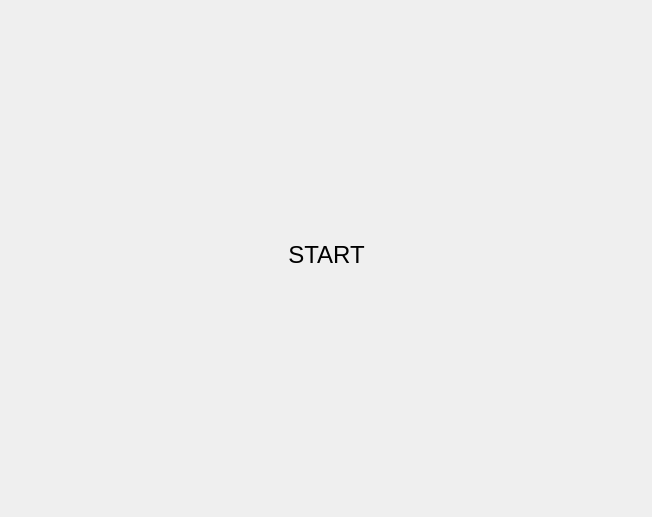
<?xml version="1.0" encoding="UTF-8"?>
<ui version="4.0">
 <class>MainWindow</class>
 <widget class="QMainWindow" name="MainWindow">
  <property name="geometry">
   <rect>
    <x>0</x>
    <y>0</y>
    <width>652</width>
    <height>517</height>
   </rect>
  </property>
  <property name="sizePolicy">
   <sizepolicy hsizetype="Expanding" vsizetype="Expanding">
    <horstretch>0</horstretch>
    <verstretch>0</verstretch>
   </sizepolicy>
  </property>
  <property name="windowTitle">
   <string>MainWindow</string>
  </property>
  <property name="styleSheet">
   <string notr="true">
background-image: url(:/images/bg.png);
background-repeat: no-repeat;
background-position: center;
background-size: cover;</string>
  </property>
  <widget class="QWidget" name="centralwidget">
   <property name="sizePolicy">
    <sizepolicy hsizetype="Expanding" vsizetype="Expanding">
     <horstretch>0</horstretch>
     <verstretch>0</verstretch>
    </sizepolicy>
   </property>
   <layout class="QVBoxLayout" name="verticalLayout_2">
    <property name="spacing">
     <number>0</number>
    </property>
    <property name="leftMargin">
     <number>0</number>
    </property>
    <property name="topMargin">
     <number>0</number>
    </property>
    <property name="rightMargin">
     <number>0</number>
    </property>
    <property name="bottomMargin">
     <number>0</number>
    </property>
    <item>
     <widget class="QFrame" name="container">
      <property name="sizePolicy">
       <sizepolicy hsizetype="Expanding" vsizetype="Expanding">
        <horstretch>0</horstretch>
        <verstretch>0</verstretch>
       </sizepolicy>
      </property>
      <property name="autoFillBackground">
       <bool>false</bool>
      </property>
      <property name="styleSheet">
       <string notr="true"/>
      </property>
      <property name="frameShadow">
       <enum>QFrame::Sunken</enum>
      </property>
      <property name="lineWidth">
       <number>0</number>
      </property>
      <layout class="QVBoxLayout" name="verticalLayout">
       <item>
        <spacer name="verticalSpacer">
         <property name="orientation">
          <enum>Qt::Vertical</enum>
         </property>
         <property name="sizeHint" stdset="0">
          <size>
           <width>20</width>
           <height>40</height>
          </size>
         </property>
        </spacer>
       </item>
       <item>
        <widget class="QWidget" name="widget" native="true">
         <property name="styleSheet">
          <string notr="true">background-color: none;</string>
         </property>
         <layout class="QHBoxLayout" name="horizontalLayout">
          <item>
           <spacer name="horizontalSpacer">
            <property name="orientation">
             <enum>Qt::Horizontal</enum>
            </property>
            <property name="sizeHint" stdset="0">
             <size>
              <width>209</width>
              <height>20</height>
             </size>
            </property>
           </spacer>
          </item>
          <item>
           <widget class="QPushButton" name="pushButton">
            <property name="sizePolicy">
             <sizepolicy hsizetype="Preferred" vsizetype="Preferred">
              <horstretch>0</horstretch>
              <verstretch>0</verstretch>
             </sizepolicy>
            </property>
            <property name="minimumSize">
             <size>
              <width>179</width>
              <height>49</height>
             </size>
            </property>
            <property name="font">
             <font>
              <family>Segoe UI</family>
              <pointsize>18</pointsize>
             </font>
            </property>
            <property name="styleSheet">
             <string notr="true">
QPushButton {
    background-image: url(:/images/bg_btn.png);
    background-repeat: no-repeat;
    background-position: center;
    border-radius: 20px; /* Adjust the radius as needed */
    border: none; /* Optionally remove the button border */
}</string>
            </property>
            <property name="text">
             <string>START</string>
            </property>
            <property name="flat">
             <bool>true</bool>
            </property>
           </widget>
          </item>
          <item>
           <spacer name="horizontalSpacer_2">
            <property name="orientation">
             <enum>Qt::Horizontal</enum>
            </property>
            <property name="sizeHint" stdset="0">
             <size>
              <width>210</width>
              <height>20</height>
             </size>
            </property>
           </spacer>
          </item>
         </layout>
        </widget>
       </item>
       <item>
        <spacer name="verticalSpacer_2">
         <property name="orientation">
          <enum>Qt::Vertical</enum>
         </property>
         <property name="sizeHint" stdset="0">
          <size>
           <width>20</width>
           <height>220</height>
          </size>
         </property>
        </spacer>
       </item>
      </layout>
     </widget>
    </item>
   </layout>
  </widget>
 </widget>
 <resources>
  <include location="assets/assets.qrc"/>
 </resources>
 <connections/>
</ui>
